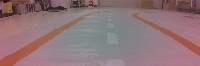
#> input picture imgs/img_0011_0.jpg, 200 x 66 px, found by its file name; its folder holds only this picture in this run
$ python lane_det_m1-2.py ../../../imgs/img_0011_0.jpg
#> lines starting #> are read from the running program, lines starting #| are printed output that depends on the picture; after the words box and inside, x2 and y2 are one past the last pixel; in counts of white or black regions, pixels touching at a corner belong together

import cv2
import numpy as np
import logging
import math
import datetime
import sys

_SHOW_IMAGE = False

class HandCodedLaneFollower(object):

    def __init__(self, car=None):
        logging.info('Creating a HandCodedLaneFollower...')
        self.car = car
        self.curr_steering_angle = 0
        self.img_cnt = 0

    def follow_lane(self, frame):
        # Main entry point of the lane follower
        show_image("orig", frame)

        self.detect_lane(frame)
        diff = self.curr_steering_angle

        print(frame.shape)
        height = frame.shape[0]
        width = frame.shape[1]

        cv2.imwrite(f'./imgs/im_{self.img_cnt:03d}.jpg',frame)
        self.img_cnt += 1


        print(f'he,w ={diff}, {height}, {width}')
        cv2.line(frame ,(  int(width/2), height), ( int(width/2 + diff), int(height/2)), (255,0,0), 3)
        show_image('line',frame, True)

        return frame


    def detect_lane(self,frame):

        frame = cv2.blur(frame, (5, 5))
        hsv = cv2.cvtColor(frame, cv2.COLOR_BGR2HSV)
        show_image("hsv", hsv)
        lower_blue = np.array([0, 0, 0])
        upper_blue = np.array([255, 255, 100])
        mask = cv2.inRange(hsv, lower_blue, upper_blue)
        show_image("blue mask", mask)
        height = mask.shape[0]
        width = mask.shape[1]

        polygon_1 = np.array([[
            (0, height * 2 /4),
            (width, height * 2 / 4),
            (width, height * 3 / 4),
            (0, height * 3 / 4),
        ]], np.int32)

        polygon_2 = np.array([[
            (0, height * 3 / 4),
            (width, height * 3 / 4),
            (width, height * 4 / 4),
            (0, height * 4 / 4),
        ]], np.int32)

        region_1 = region_of_interest(mask, polygon_1)
        region_2 = region_of_interest(mask, polygon_2)

        show_image('region_1', region_1) # UP
        show_image('region_2', region_2, True) # DOWN

        his_values = np.sum(region_2, axis=0) # check bottom
        #print(his_values)

        value_average = np.average(his_values)
        print(f'value_average = {value_average}')
        if value_average == 0 :
            return

        index = np.where(his_values > int(value_average))
        #print(index)


        reg = 0
        cnt = 0
        loc = 0
        for i, v in enumerate(index[0]):
            #print(f'i, v, = {i}, {v}')
            if i == 0 :
                reg = v
            else:
                if abs(reg - v) > 200 :
                    cnt +=1
                    print('cnt up')
                    loc = i
                reg = v
        print(f'cnt = {cnt}')

        if cnt == 1 :
            l_index = index[0][:loc]
            r_index = index[0][loc:]

            l_point = int(np.average(l_index))
            r_point = int(np.average(r_index))
            print(f'l, r = {l_point}, {r_point}')
            base_point = (l_point + r_point )/ 2
            print(f'l base_point = {base_point}')

            diff = int(base_point - frame.shape[1]/2)
            self.curr_steering_angle =  diff

        if cnt == 0:

            his_up_values = np.sum(region_2, axis=0)
            #print(his_up_values)

            value_average = np.average(his_up_values)

            print(f'value_average = {value_average}')
            #if average == 0 , do not anything, return pre base point
            if int(value_average) == 0 :
                return


            index = np.where(his_values > int(value_average))
            #print(index)
            point1 = int(np.average(index))

            polygon_3 = np.array([[
                (0, height * 1 / 2),
                (width, height * 1 / 2),
                (width, height ),
                (0, height ),
            ]], np.int32)

            region_3 = region_of_interest(mask, polygon_3)
            edges_img = cv2.Canny(region_3, 200, 400)
            lines_segment = detect_line_segments(edges_img)

            if lines_segment is not None:
                dir = average_slope_intercept(lines_segment)
            else:
                print('lines_segment = None')
                return

            point_dist = 500
            if dir > 0 :
                print('left line')
                base_point = (point1 + (point1 + point_dist)) / 2
            else:
                print('right line')
                base_point = (point1 - (point_dist - point_dist)) / 2

            print(f'base_point = {base_point}')
            diff = int(base_point - frame.shape[1]/2)
            diff =  stabilize_steering_angle(self.curr_steering_angle, diff, cnt, max_angle_deviation= 20)
            self.curr_steering_angle =  diff

        return


############################
# Frame processing steps
############################


# [33 lines left out: functions detect_edges, detect_line_area, not called in this run]

def region_of_interest(frame, polygen):
    height, width = frame.shape
    mask = np.zeros_like(frame)
    cv2.fillPoly(mask, polygen, 255)
    masked_image = cv2.bitwise_and(frame, mask)
    show_image("mask", masked_image)
    return masked_image


# [78 lines left out: functions detect_line_segments, average_slope_intercept, compute_steering_angle, not called in this run]


'''
def stabilize_steering_angle(curr_steering_angle, new_steering_angle, num_of_lane_lines,
                             max_angle_deviation_two_lines=5, max_angle_deviation_one_lane= 5):
    """
    Using last steering angle to stabilize the steering angle
    This can be improved to use last N angles, etc
    if new angle is too different from current angle, only turn by max_angle_deviation degrees
    """
    if num_of_lane_lines == 2:
        # if both lane lines detected, then we can deviate more
        max_angle_deviation = max_angle_deviation_two_lines
        print(f'two line max_angle_deviation = {max_angle_deviation}')
    else:
        # if only one lane detected, don't deviate too much
        max_angle_deviation = max_angle_deviation_one_lane
        print(f'one line max_angle_deviation = {max_angle_deviation}')
    angle_deviation = new_steering_angle - curr_steering_angle
    if abs(angle_deviation) > max_angle_deviation:

        stabilized_steering_angle = int(curr_steering_angle
                                        + max_angle_deviation * angle_deviation / abs(angle_deviation))
    else:
        stabilized_steering_angle = new_steering_angle

    logging.info('Proposed angle: %s, stabilized angle: %s' % (new_steering_angle, stabilized_steering_angle))
    return stabilized_steering_angle
'''

# [60 lines left out: functions stabilize_steering_angle, display_lines, display_heading_line, not called in this run]


def length_of_line_segment(line):
    x1, y1, x2, y2 = line
    return math.sqrt((x2 - x1) ** 2 + (y2 - y1) ** 2)


def show_image(title, frame, show=_SHOW_IMAGE):
    if show:
        cv2.imshow(title, frame)


# [22 lines left out: functions make_points, test_photo, not called in this run]


def test_imgs():

    lane_follower = HandCodedLaneFollower()

    # [7 lines of commented-out code are left out]

    files = os.listdir('./imgs')
    for file in files:
        i = 0
        frame = cv2.imread('./imgs/' + file )
#> frame is the input picture: shape (66, 200, 3); mean B, G, R 119.7, 116.3, 142.6
        print(f'frame {i}, {file}')

        frame = frame[:,100:,:]
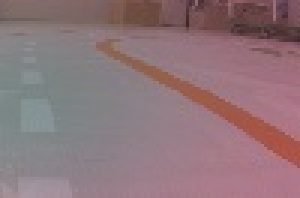
#> frame: shape (66, 100, 3) (shown 3 times larger); mean B, G, R 122.3, 117, 142.4
        combo_image = lane_follower.follow_lane(frame)
#> in detect_lane, `hsv = cv2.cvtColor(frame, cv2.COLOR_BGR2HSV)`: hsv: shape (66, 100, 3); mean H, S, V 125.7, 50.1, 143.7
#> in detect_lane, `mask = cv2.inRange(hsv, lower_blue, upper_blue)`:
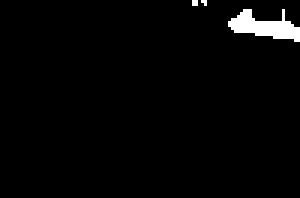
#> mask: shape (66, 100) (shown 3 times larger); 2.2% white; 3 white regions (2 under 20 px), largest, box (x1, y1, x2, y2) and area: (76, 3, 100, 14) 138
#> in region_of_interest, `cv2.fillPoly(mask, polygen, 255)`:
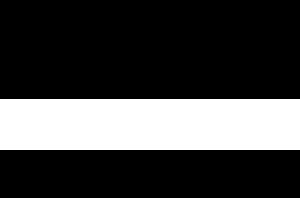
#> mask: shape (66, 100) (shown 3 times larger); 25.8% white; 1 white region, box (x1, y1, x2, y2) and area: (0, 33, 100, 50) 1700
#> in region_of_interest, `masked_image = cv2.bitwise_and(frame, mask)`: masked_image: shape (66, 100); every value is 0
#> in region_of_interest (call 2), `cv2.fillPoly(mask, polygen, 255)`:
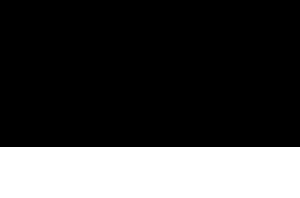
#> mask: shape (66, 100) (shown 3 times larger); 25.8% white; 1 white region, box (x1, y1, x2, y2) and area: (0, 49, 100, 66) 1700
#> in detect_lane, `his_values = np.sum(region_2, axis=0)`: his_values = 100 values from 0 to 0
#> in detect_lane, `value_average = np.average(his_values)`: value_average = 0
#| value_average = 0.0
#| (66, 100, 3)
#| he,w =0, 66, 100
#> in follow_lane, `cv2.line(frame ,(  int(width/2), height), ( int(width/2 + diff), int(h..`:
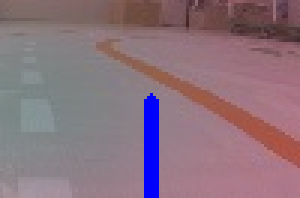
#> frame: shape (66, 100, 3) (shown 3 times larger); 2.56% of pixels changed, all inside (x1, y1, x2, y2) = (48, 31, 53, 66)

        # [8 lines of commented-out code are left out]
        cv2.imshow("Road with Lane line", combo_image)

        i += 1
        if cv2.waitKey(0) & 0xFF == ord('q'):
#> (key q is pressed here)
            break
    # cap.release()
    # video_overlay.release()
    cv2.destroyAllWindows()


import os

if __name__ == '__main__':

    # [4 lines of commented-out code are left out]

    logging.basicConfig(level=logging.INFO)
    test_imgs()
    # test_photo('/home/pi/DeepPiCar/driver/data/video/car_video_190427_110320_073.png')
    # test_photo(sys.argv[1])
    # test_video(sys.argv[1])

$ run again, on imgs/img_0017_100.jpg
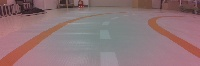
#> input picture imgs/img_0017_100.jpg, 200 x 66 px, found by its file name
#> in test_imgs, frame is the input picture: shape (66, 200, 3); mean B, G, R 119.7, 116.2, 142.6
#> hsv: shape (66, 100, 3); mean H, S, V 120.3, 51.8, 142.3
#> in detect_lane, `mask = cv2.inRange(hsv, lower_blue, upper_blue)`:
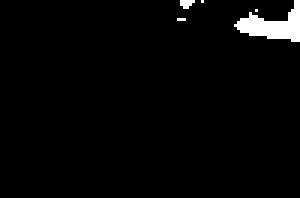
#> mask: shape (66, 100) (shown 3 times larger); 2.5% white; 5 white regions (4 under 20 px), largest, box (x1, y1, x2, y2) and area: (78, 0, 100, 14) 148
#> masked_image: shape (66, 100); every value is 0
#> his_values = 100 values from 0 to 0
#> value_average = 0
#| value_average = 0.0
#| (66, 100, 3)
#| he,w =0, 66, 100
#> in follow_lane, `cv2.line(frame ,(  int(width/2), height), ( int(width/2 + diff), int(h..`:
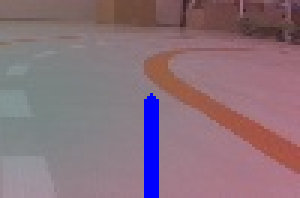
#> frame: shape (66, 100, 3) (shown 3 times larger); mean B, G, R 122.8, 112.1, 137.3

$ run again, on imgs/img_0019_300.jpg
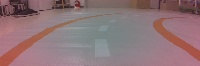
#> input picture imgs/img_0019_300.jpg, 200 x 66 px, found by its file name
#> in test_imgs, frame is the input picture: shape (66, 200, 3); mean B, G, R 119.8, 115.9, 142.4
#> hsv: shape (66, 100, 3); mean H, S, V 120, 53, 141.8
#> in detect_lane, `mask = cv2.inRange(hsv, lower_blue, upper_blue)`:
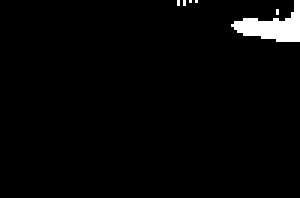
#> mask: shape (66, 100) (shown 3 times larger); 2.5% white; 6 white regions (5 under 20 px), largest, box (x1, y1, x2, y2) and area: (77, 0, 100, 14) 154
#> masked_image: shape (66, 100); every value is 0
#> his_values = 100 values from 0 to 0
#> value_average = 0
#| value_average = 0.0
#| (66, 100, 3)
#| he,w =0, 66, 100
#> in follow_lane, `cv2.line(frame ,(  int(width/2), height), ( int(width/2 + diff), int(h..`:
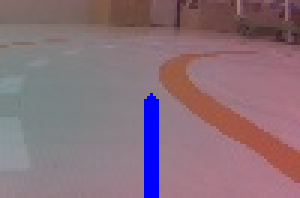
#> frame: shape (66, 100, 3) (shown 3 times larger); mean B, G, R 121.6, 111.1, 136.6
